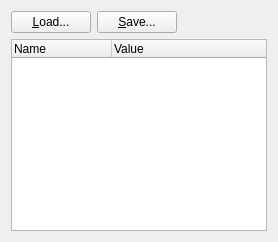
       <widget class="QWidget" name="configTab">
        <attribute name="title">
         <string>Config</string>
        </attribute>
        <layout class="QVBoxLayout" name="verticalLayout_6">
         <item>
          <layout class="QHBoxLayout" name="horizontalLayout_4">
           <item>
            <widget class="QPushButton" name="loadConfig">
             <property name="text">
              <string>&amp;Load...</string>
             </property>
            </widget>
           </item>
           <item>
            <widget class="QPushButton" name="saveConfig">
             <property name="text">
              <string>&amp;Save...</string>
             </property>
            </widget>
           </item>
           <item>
            <spacer name="horizontalSpacer_3">
             <property name="orientation">
              <enum>Qt::Horizontal</enum>
             </property>
             <property name="sizeHint" stdset="0">
              <size>
               <width>40</width>
               <height>20</height>
              </size>
             </property>
            </spacer>
           </item>
          </layout>
         </item>
         <item>
          <widget class="QTreeWidget" name="configTree">
           <column>
            <property name="text">
             <string>Name</string>
            </property>
           </column>
           <column>
            <property name="text">
             <string>Value</string>
            </property>
           </column>
          </widget>
         </item>
        </layout>
       </widget>
